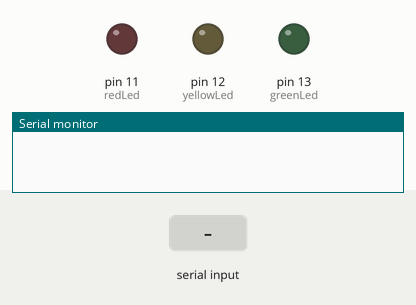
This sketch was run on a simulated Arduino Uno, built with avr-gcc and run on an emulated ATmega328P. Parts: output pins drawn as LEDs (lit = HIGH), the last lines printed to the serial monitor. Dashed ring = blinking. The test bench sets the inputs (shaded band).

Above: at 2.2 s.
2.3 s: "4" received over the second serial link
At 2.37 s:
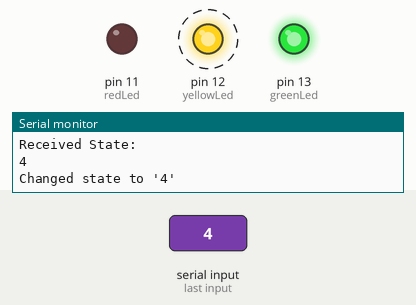
5.3 s: "3" received over the second serial link
At 5.7 s:
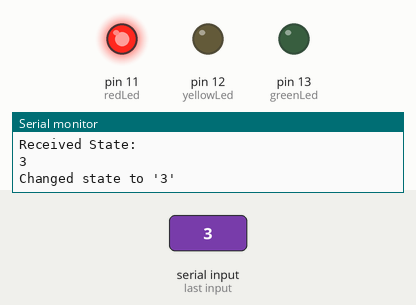
6.8 s: "1" received over the second serial link
At 8.0 s:
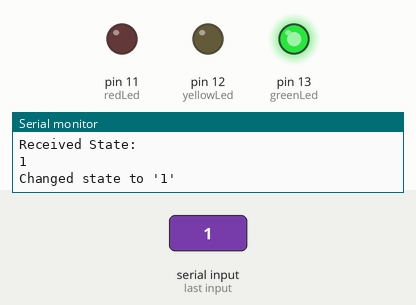
Timing chart, 0 to 9.8 s (numbered marks = the images above; inputs shaded):
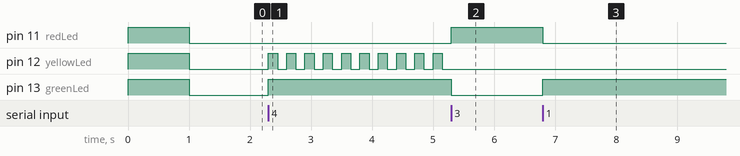

The sketch:

SignalSide.ino
```cpp
#include <SoftwareSerial.h>

// for Xbee, RX of the Arduino connects to TX of the Xbee and vice versa
SoftwareSerial xbeeSerial(8, 9); // RX, TX

int greenLed = 13;
int yellowLed = 12;
int redLed = 11;

char currentState = '0';

void setup()
{
  pinMode(greenLed, OUTPUT);
  pinMode(yellowLed, OUTPUT);
  pinMode(redLed, OUTPUT);

  digitalWrite(greenLed, HIGH);
  digitalWrite(yellowLed, HIGH);
  digitalWrite(redLed, HIGH);

  delay(1000);

  digitalWrite(greenLed, LOW);
  digitalWrite(yellowLed, LOW);
  digitalWrite(redLed, LOW);

  // Open serial communications
  Serial.begin(57600);
  // Open serial communications with xbee
  xbeeSerial.begin(19200);
}

void loop() // run over and over
{
  char recState;

  // for blinking the yellow LED if in 4th state.
  if( currentState == '4'){
          digitalWrite(yellowLed, HIGH);
          delay(150);
          digitalWrite(yellowLed, LOW);
          delay(150);
  }

  if (xbeeSerial.available()){    // check if any unread data is available at serial connection with xbee
    // read one char from the serial port with xbee
    recState = xbeeSerial.read();
    Serial.println("Current State:");
    Serial.println(currentState);
    Serial.println("Received State:");
    Serial.println(recState);

    //compare the received state and set the LEDs accordingly
    if(recState != currentState){
      if(recState == '1'){
        digitalWrite(redLed, LOW);
        digitalWrite(greenLed, HIGH);
        currentState = recState;
        Serial.println("Changed state to '1'");
      }else if(recState == '4'){
        digitalWrite(redLed, LOW);
        digitalWrite(greenLed, HIGH);
        currentState = recState;
        Serial.println("Changed state to '4'");
      }else if(recState == '3'){
        digitalWrite(redLed, HIGH);
        digitalWrite(greenLed, LOW);
        currentState = recState;
        Serial.println("Changed state to '3'");
      }
    }
  }
}
```

Measured:
- after the input at 2.3 s, pin 12 (yellowLed): alternates HIGH for 0.15 s and LOW for 0.15 s, starting at once; pin 13 (greenLed): LOW → HIGH at once
- after the input at 5.3 s, pin 11 (redLed): LOW → HIGH at once; pin 12 (yellowLed): stops changing and stays LOW; pin 13 (greenLed): HIGH → LOW at once
- after the input at 6.8 s, pin 11 (redLed): HIGH → LOW at once; pin 13 (greenLed): LOW → HIGH at once
